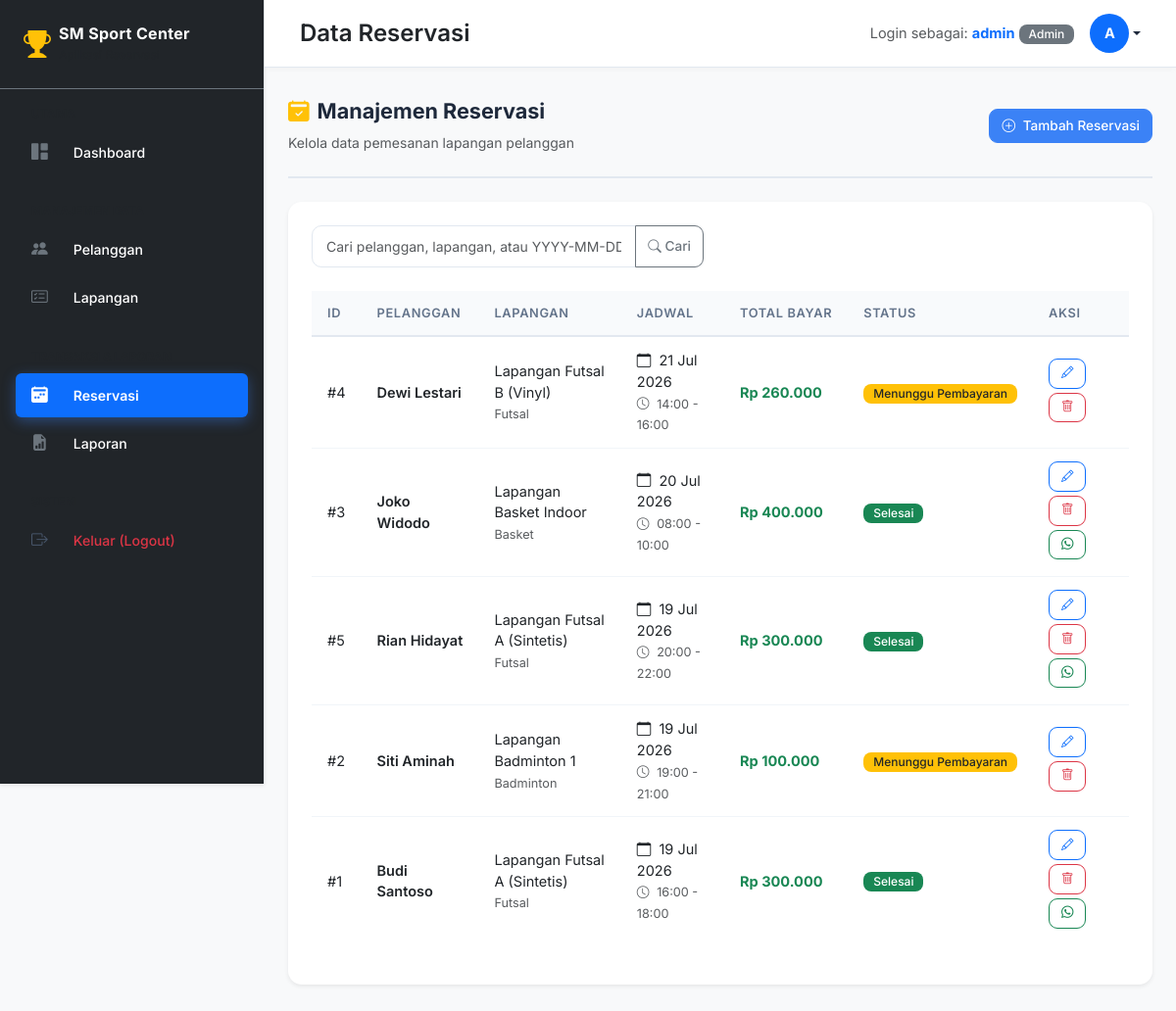
The app's page /reservasi/index.php (signed in), older data.
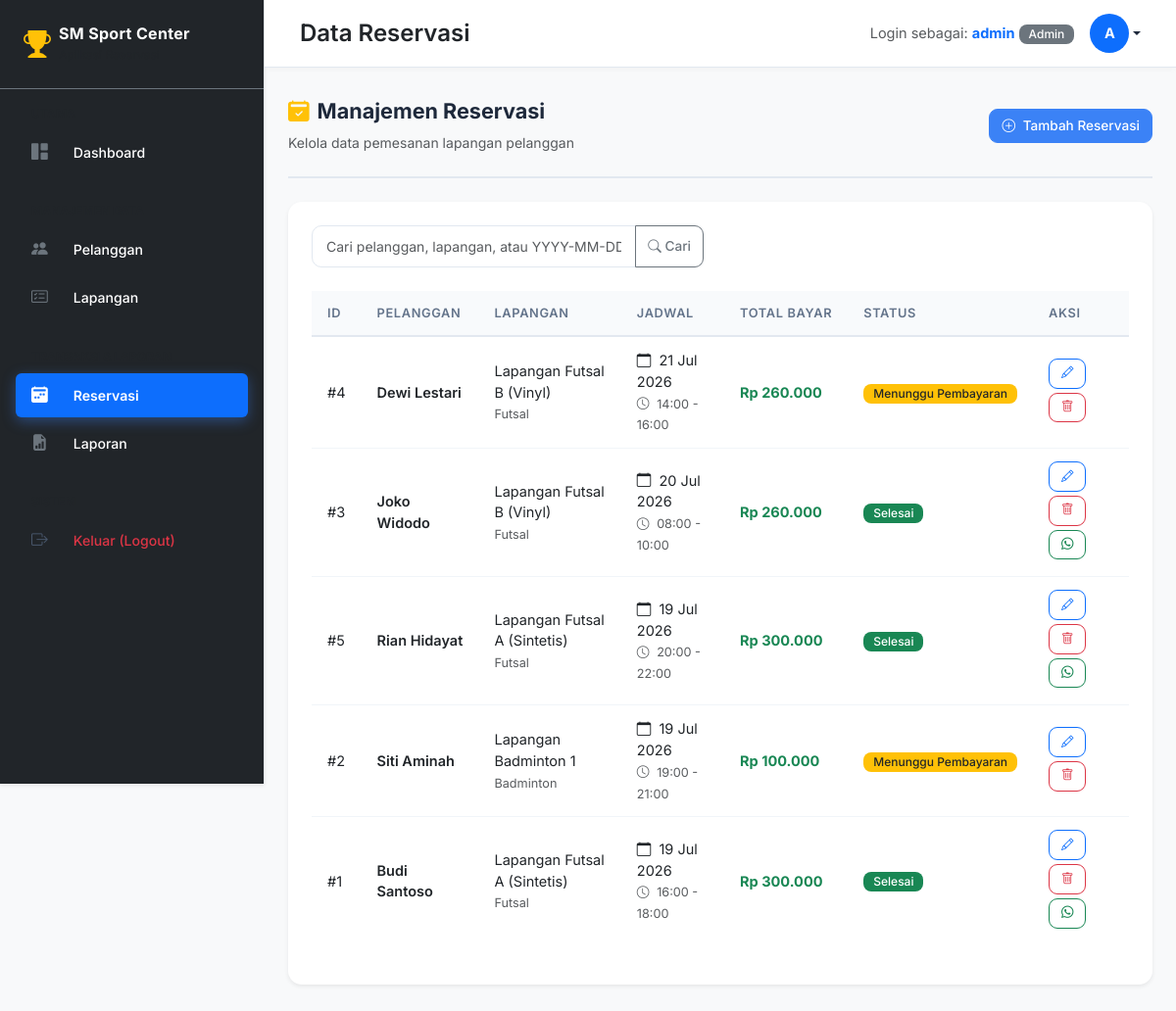
The same page, newer data.
### tables this page shows
CREATE TABLE IF NOT EXISTS `reservasi` (
  `id_reservasi` INT AUTO_INCREMENT PRIMARY KEY,
  `id_pelanggan` INT NOT NULL,
  `id_lapangan` INT NOT NULL,
  `tanggal` DATE NOT NULL,
  `jam_mulai` TIME NOT NULL,
  `jam_selesai` TIME NOT NULL,
  `total_bayar` INT NOT NULL,
  `bukti_pembayaran` VARCHAR(255) NULL,
  `status` ENUM('Menunggu Pembayaran', 'Selesai', 'Dibatalkan') NOT NULL DEFAULT 'Menunggu Pembayaran',
  FOREIGN KEY (`id_pelanggan`) REFERENCES `pelanggan` (`id_pelanggan`) ON DELETE CASCADE ON UPDATE CASCADE,
  FOREIGN KEY (`id_lapangan`) REFERENCES `lapangan` (`id_lapangan`) ON DELETE CASCADE ON UPDATE CASCADE
);

CREATE TABLE IF NOT EXISTS `lapangan` (
  `id_lapangan` INT AUTO_INCREMENT PRIMARY KEY,
  `nama_lapangan` VARCHAR(100) NOT NULL,
  `jenis` VARCHAR(50) NOT NULL,  
  `harga_per_jam` INT NOT NULL,
  `status` ENUM('Tersedia', 'Tidak Tersedia') NOT NULL DEFAULT 'Tersedia'
);

CREATE TABLE IF NOT EXISTS `pelanggan` (
  `id_pelanggan` INT AUTO_INCREMENT PRIMARY KEY,
  `nama` VARCHAR(100) NOT NULL,
  `no_hp` VARCHAR(20) NOT NULL,
  `email` VARCHAR(100) NOT NULL,
  `username` VARCHAR(50) NOT NULL UNIQUE,
  `password` VARCHAR(255) NOT NULL
);

### reservasi/index.php (the view, shortened to what the changed rows need)
<?php
require_once '../config/koneksi.php';
require_once '../includes/header.php';
$sql = "SELECT r.*, p.nama AS nama_pelanggan, p.no_hp, l.nama_lapangan, l.jenis
        FROM reservasi r
        JOIN pelanggan p ON r.id_pelanggan = p.id_pelanggan
        JOIN lapangan l ON r.id_lapangan = l.id_lapangan";
$params = [];
$sql .= " ORDER BY r.tanggal DESC, r.jam_mulai DESC";
$stmt = $koneksi->prepare($sql);
$stmt->execute($params);
$reservasi = $stmt->fetchAll();
function getStatusBadge($status) {
    if ($status === 'Selesai') return '<span class="badge bg-success">Selesai</span>';
    if ($status === 'Menunggu Pembayaran') return '<span class="badge bg-warning text-dark">Menunggu Pembayaran</span>';
    return '<span class="badge bg-danger">Dibatalkan</span>';
}
?>
<div class="card shadow-sm border-0 mb-4">
    <div class="card-body p-4">
        <div class="table-responsive">
            <table class="table table-hover align-middle">
                <thead class="table-light">
                    <tr>
                        <th>ID</th>
                        <th>Pelanggan</th>
                        <th>Lapangan</th>
                        <th>Jadwal</th>
                        <th>Total Bayar</th>
                        <th>Status</th>
                        <th>Aksi</th>
                    </tr>
                </thead>
                <tbody>
                    <?php if (count($reservasi) > 0): ?>
                        <?php foreach ($reservasi as $row): ?>
                            <tr>
                                <td>#<?= $row['id_reservasi'] ?></td>
                                <td>
                                    <div class="fw-semibold"><?= htmlspecialchars($row['nama_pelanggan']) ?></div>
                                </td>
                                <td>
                                    <?= htmlspecialchars($row['nama_lapangan']) ?><br>
                                    <small class="text-muted"><?= htmlspecialchars($row['jenis']) ?></small>
                                </td>
                                <td>
                                    <div><i class="bi bi-calendar me-1"></i> <?= date('d M Y', strtotime($row['tanggal'])) ?></div>
                                    <small class="text-muted"><i class="bi bi-clock me-1"></i> <?= substr($row['jam_mulai'], 0, 5) ?> - <?= substr($row['jam_selesai'], 0, 5) ?></small>
                                </td>
                                <td class="fw-bold text-success">
                                    Rp <?= number_format($row['total_bayar'], 0, ',', '.') ?>
                                </td>
                                <td><?= getStatusBadge($row['status']) ?></td>
                                <td>
                                    <a href="edit.php?id=<?= $row['id_reservasi'] ?>" class="btn btn-sm btn-outline-primary mb-1" title="Edit">
                                        <i class="bi bi-pencil"></i>
                                    </a>
                                    <a href="hapus.php?id=<?= $row['id_reservasi'] ?>" class="btn btn-sm btn-outline-danger mb-1" title="Hapus" onclick="return confirm('Yakin ingin menghapus data reservasi ini?');">
                                        <i class="bi bi-trash"></i>
                                    </a>
                                    <?php if ($row['status'] === 'Selesai' && !empty($row['no_hp'])): ?>
                                        <?php
                                            $no_wa = $row['no_hp'];
                                            if(strpos($no_wa, '0') === 0) $no_wa = '62' . substr($no_wa, 1);
                                            $struk_url = "http://localhost/SMSportCenter/struk.php?id=" . $row['id_reservasi'];
                                            $pesan_wa = "Terima kasih, reservasi Anda telah kami konfirmasi dan berstatus Selesai. Anda dapat melihat E-Receipt / struk lunas Anda di link berikut: " . $struk_url;
                                            $wa_link = "https://wa.me/" . $no_wa . "?text=" . urlencode($pesan_wa);
                                        ?>
                                        <a href="<?= $wa_link ?>" target="_blank" class="btn btn-sm btn-outline-success mb-1" title="Kirim Struk via WA">
                                            <i class="bi bi-whatsapp"></i>
                                        </a>
                                    <?php endif; ?>
                                </td>
                            </tr>
                        <?php endforeach; ?>
                    <?php endif; ?>
                </tbody>
            </table>
        </div>
    </div>
</div>
<?php require_once '../includes/footer.php'; ?>

Row changes from the older to the newer data that the page shows:
changed reservasi "20 Jul 2026": id_lapangan.nama_lapangan "Lapangan Basket Indoor" → "Lapangan Futsal B (Vinyl)"; id_lapangan.jenis "Basket" → "Futsal"; total_bayar "400.000" → "260.000"
